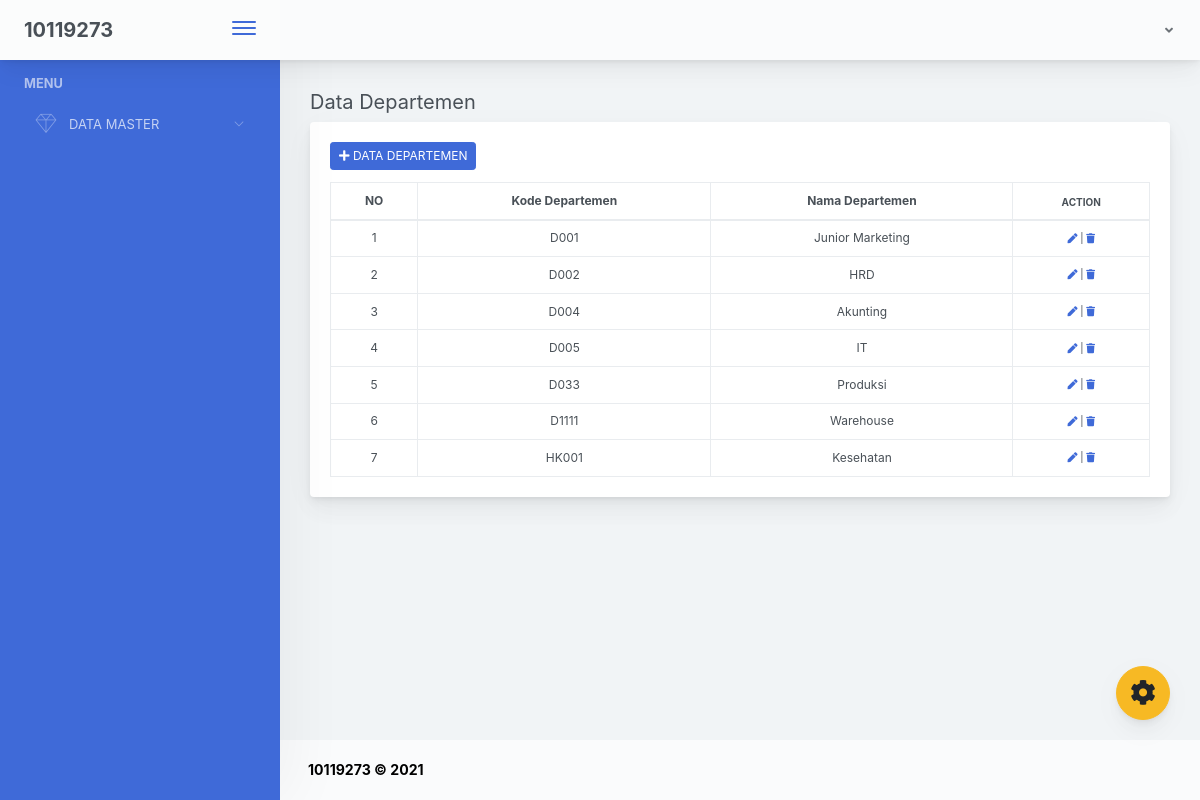
/index.php/departemen, run on the app's committed database.
### tables this page shows
CREATE TABLE `departemen` (
  `kode_departemen` varchar(5) NOT NULL,
  `nama_departemen` varchar(50) DEFAULT NULL,
  PRIMARY KEY (`kode_departemen`)
);

### application/controllers/Departemen.php (called while the page is built, shortened)
<?php
class Departemen extends CI_controller
{
	public function __construct()
	{
		$this->load->model('departemen_M');
	}
	function index()
	{
		$t['title'] =  ' | Data Departemen ';
		$data['datas'] = $this->departemen_M->tampilp()->result();
		$this->load->view('templates/header_dashboard',$t);
		$this->load->view('sidebar');
		$this->load->view('departemen',$data);
		$this->load->view('templates/footer_dashboard');
	}
}
 ?>

### index.php (called while the page is built, shortened)
<?php
require_once BASEPATH.'core/CodeIgniter.php';

### application/models/departemen_M.php (called while the page is built, shortened)
<?php
class departemen_M extends CI_Model
{
	public function tampilp()
	{
		$this->db->select('*');
		$this->db->from('departemen');
		return $this->db->get();
	}
}

### application/views/departemen.php (the view, shortened to what this page needs)
<div class="app-main__outer">
    <div class="app-main__inner">
            <h5 >Data Departemen</h5>
        <div class="row">
              <div class="col-lg-12">
                                <div class="main-card mb-3 card">
                                    <div class="card-body">
                                        <h5 class="card-title">
                                        <a style="font-size: 12px;" href="<?php echo base_url('departemen/tambah_data_Departemen'); ?>" class="btn btn-primary btn-sm"><i class="fas fa-plus"></i> Data Departemen</a>
                                        </h5>
                                        <div class="table-responsive">
                                        <table class="mb-0 table table-bordered table-hover">
                                            <thead>
                                            <tr>
                                                <th style="text-align: center; font-size: 12px;">NO</th>
                                                <th style="text-align: center; font-size: 12px;">Kode Departemen</th>
                                                <th style="text-align: center; font-size: 12px;">Nama Departemen</th>
                                                <th style="text-align: center; font-size: 10px;">ACTION</th>
                                            </tr>
                                            </thead>
                                            <tbody>
                                                <?php $i = 1; foreach($datas as $r) { ?>
                                            <tr>
                                                <td style="text-align: center; font-size: 12px;"><?php echo $i; ?></td>
                                                <td style="text-align: center; font-size: 12px;"><?php echo $r->kode_departemen; ?></td>
                                                <td style="text-align: center; font-size: 12px;"><?php echo $r->nama_departemen; ?></td>
                                                <td   style="text-align: center; font-size: 10px;"><a href="<?php echo base_url('departemen/edit/'.$r->kode_departemen); ?>"><i class="fa fa-pen" title="Edit Data Cabang"></i></a> |
                                                <a onclick="return confirm('apakah anda ingin menghapus data Cabang')" href="<?php echo base_url('departemen/hapus/'.$r->kode_departemen); ?>"><i class="fa fa-trash" title="Hapus Data Departemen"></i></a>
                                                </td>
                                            </tr>
                                            <?php $i++; } ?>
                                            </tbody>
                                        </table>
                                    </div>
                                    </div>
                                </div>
                            </div>
        </div>
</div>

### application/views/templates/header_dashboard.php (shortened to what this page needs)
<!doctype html>
<html lang="en">
<head>
<link href="<?php echo base_url('assets/arc/main.css');?>" rel="stylesheet"></head>
<body>
    <div class="app-container app-theme-white body-tabs-shadow fixed-sidebar fixed-header">
        <div class="app-header header-shadow">
            <div class="app-header__logo">
                <div style="font-size: 20px;"><b>10119273</b>
                </div>
                <div class="header__pane ml-auto">
                    <div>
                        <button type="button" class="hamburger close-sidebar-btn hamburger--elastic" data-class="closed-sidebar">
                            <span class="hamburger-box">
                                <span class="hamburger-inner"></span>
                            </span>
                        </button>
                    </div>
                </div>
            </div>
             <div class="app-header__content">
                <div class="app-header-right">
                    <div class="header-btn-lg pr-0">
                        <div class="widget-content p-0">
                            <div class="widget-content-wrapper">
                                <div class="widget-content-left">
                                    <div class="btn-group">
                                        <a  data-toggle="dropdown" aria-haspopup="true" aria-expanded="false" class="p-0 btn">
                                            <i style="margin: 2px;" class="fa fa-angle-down ml-2 opacity-8"></i>
                                        </a>
                                    </div>
                                </div>
                            </div>
                        </div>
                    </div>
                </div>
            </div>
        </div>
        <div class="ui-theme-settings">
            <button type="button" id="TooltipDemo" class="btn-open-options btn btn-warning">
                <i class="fa fa-cog fa-w-16 fa-spin fa-2x"></i>
            </button>
        </div>
        <div class="app-main">

### application/views/sidebar.php (shortened to what this page needs)
<div class="app-sidebar sidebar-shadow bg-primary sidebar-text-light">
                  <div class="scrollbar-sidebar">
                      <div class="app-sidebar__inner">
                          <ul class="vertical-nav-menu">
                              <li class="app-sidebar__heading ">Menu</li>
                              <li>
                                  <a style="font-size: 13px;" href="#">
                                      <i class="metismenu-icon pe-7s-diamond"></i>
                                      DATA MASTER
                                      <i class="metismenu-state-icon pe-7s-angle-down caret-left"></i>
                                  </a>
                      </div>
                  </div>
              </div>

### application/views/templates/footer_dashboard.php (shortened to what this page needs)
  <div class="app-wrapper-footer">
                        <div class="app-footer">
                            <div class="app-footer__inner">
                                <div class="app-footer-left">
                                    <ul class="nav">
                                        <li class="nav-item">
                                            <a href="javascript:void(0);" class="nav-link">
                                               <b style="color: black;">10119273 &copy; <?php echo date('Y'); ?> </b>
                                            </a>
                                        </li>
                                    </ul>
                                </div>
                            </div>
                        </div>
                    </div>    </div>
        </div>
    </div>
<script type="text/javascript" src="<?php echo base_url('assets/scripts/main.js'); ?>"></script></body>
</html>

### data on the page
departemen: kode_departemen "D001", nama_departemen "Junior Marketing"
departemen: kode_departemen "D002", nama_departemen "HRD"
departemen: kode_departemen "D004", nama_departemen "Akunting"
departemen: kode_departemen "D005", nama_departemen "IT"
departemen: kode_departemen "D033", nama_departemen "Produksi"
departemen: kode_departemen "D1111", nama_departemen "Warehouse"
departemen: kode_departemen "HK001", nama_departemen "Kesehatan"
